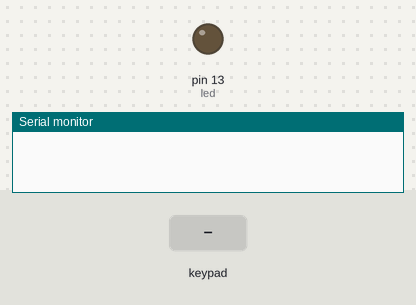
This sketch was run on a simulated Arduino Uno, built with avr-gcc and run on an emulated ATmega328P. Shown: output pins drawn as LEDs (lit = HIGH), the last lines printed to the serial monitor. The inputs (shaded band) are chosen by the test bench.

Above: at 1.2 s.
1.3 s: key 'E' pressed
At 1.7 s:
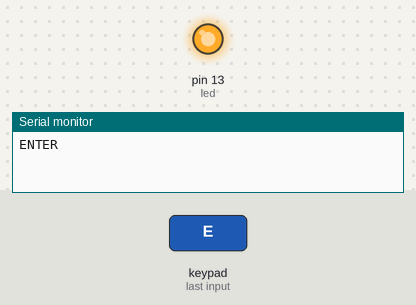
2.8 s: keypad keys A D D pressed 0.4 s apart
5.5 s: key '1' pressed
7.0 s: key 'U' pressed
Timing chart, 0 to 9.5 s (numbered marks = the images above; inputs shaded):
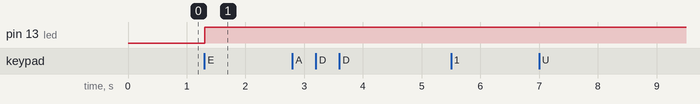

Measured:
- after the input at 1.3 s, pin 13 (led): LOW → HIGH at once

The sketch:

keypad_input_nano.ino
```cpp
#include <Keypad.h>

const byte ROWS = 4;
const byte COLS = 4;
int led = 13;
int ledstat = 0;

char keys[ROWS][COLS] = {
  {'1','2','3','U'},
  {'4','5','6','D'},
  {'7','8','9','M'},
  {'A','0','B','E'}
};

byte rowPins[ROWS] = {9,8,7,6};
byte colPins[COLS] = {5,4,3,2};

Keypad kpd = Keypad( makeKeymap(keys), rowPins, colPins, ROWS, COLS);

void setup(){
  Serial.begin(9600);
  pinMode(13,OUTPUT);
  digitalWrite(13,LOW);
}
void toggle(){
  if (ledstat==0){
    digitalWrite(led,HIGH);
    ledstat=1;
  }
  else{
    digitalWrite(led,LOW);
    ledstat=0;
  }
}
void loop(){
  char key = kpd.getKey();

  if (key!=NO_KEY){
    switch(key){
      case 'A': Serial.println("ADD"); break;
      case 'U': Serial.println("UP");; break;
      case 'E': Serial.println("ENTER"); toggle(); break;
      case 'D': Serial.println("DOWN"); break;
      case 'M': Serial.println("MENU"); break;
      case 'B': Serial.println("BACK"); break;
      default: Serial.println(key);
    }
  }
}
```
